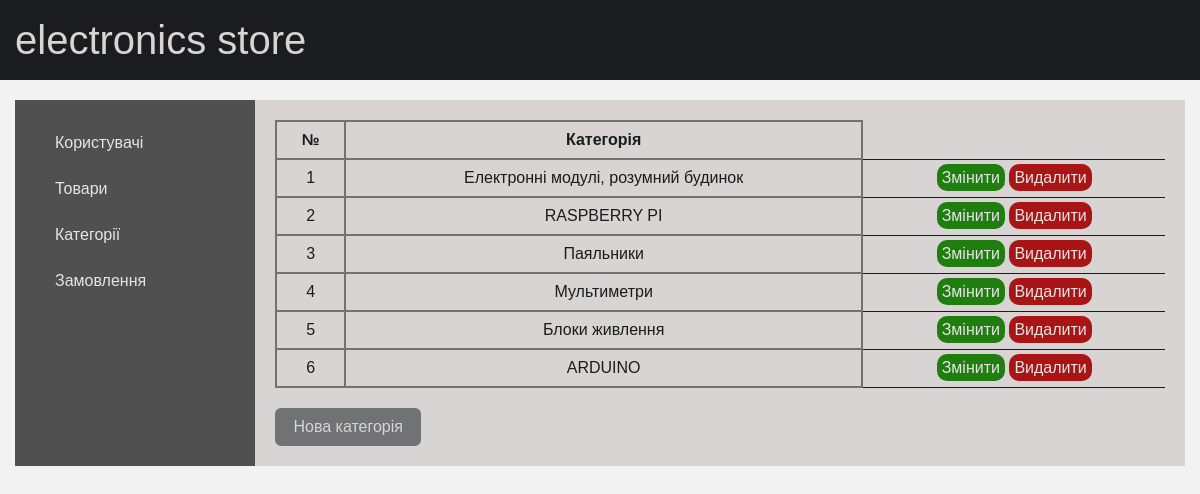
The app's page /admin_panel/category (signed in) with its own data.
### main/models.py (models this page shows, shortened)
class ProductCategory(models.Model):
    name = models.CharField('Назва категорії', max_length=100)
    class Meta:
        verbose_name = 'Категорію'
        verbose_name_plural = 'Категорії'

### admin_module/views.py (the view)
# urls.py: path('admin_panel/category', views.category_db, name='category_db'),
def category_db(request):
    if not request.user.is_superuser:
        return redirect('home')
    categories = ProductCategory.objects.all()
    context = {
        'title': 'Категорії',
        'categories': categories
    }
    return render(request, 'admin_module/category.html', context)

### admin_module/templates/admin_module/category.html
{% extends 'admin_module/admin_panel.html' %}
{% block info_item %}
    {% if categories %}
        <div>
            <table>
                <tr>
                    <th>
                        №
                    </th>
                    <th>
                        Категорія
                    </th>
                </tr>
        {% for category in categories %}
                <tr>
                    <td>
                        {{ category.id }}
                    </td>
                    <td>
                        {{ category.name }}
                    </td>
                    <td>
                        <a href="category/edit/{{ category.id }}" class="button_edit">Змінити</a>
                        <a href="category/delete/{{ category.id }}" class="button_delete">Видалити</a>
                    </td>
                </tr>
        {% endfor %}
            </table>
        </div>
    {% else %}
        <p>Список з товарами пустий</p>
    {% endif %}
    <a href="{% url 'add_category' %}" class="button_add">Нова категорія</a>
{% endblock %}

### main/static/style_admin_panel.css (style rules this page uses)
a { text-decoration: none; color: #e5e5e5; }
table { width: 100%; border-collapse: collapse; margin-bottom: 20px; }
td, th { border: 2px solid #707273; text-align: center; padding: 10px; }
.button_edit, .button_delete { background: #207e10; padding: 5px; border-radius: 10px; }
.button_delete { background: #a91515; }
.button_add { background: #707273; padding: 8px 15px; border-radius: 6px; border: 3px solid #707273; color: #d9d4d4; display: inline-block; }
td:last-child { border: 0 solid; border-block: 1px solid; }

### main/static/style.css (style rules this page uses)
*, *::before, *::after { padding: 0; margin: 0; border: 0; box-sizing: border-box; }
a { text-decoration: none; }
html, body { height: 100%; line-height: 1; font-size: 16px; color: #1a1c1e; font-family: Verdana, sans-serif; background-color: #f2f2f2; }
.button_delete { text-decoration: none; color: #e5e5e5; background: #a91515; padding: 5px; border-radius: 10px; }

### records on screen
ProductCategory: id "1", name "Електронні модулі, розумний будинок"
ProductCategory: id "2", name "RASPBERRY PI"
ProductCategory: id "3", name "Паяльники"
ProductCategory: id "4", name "Мультиметри"
ProductCategory: id "5", name "Блоки живлення"
ProductCategory: id "6", name "ARDUINO"
